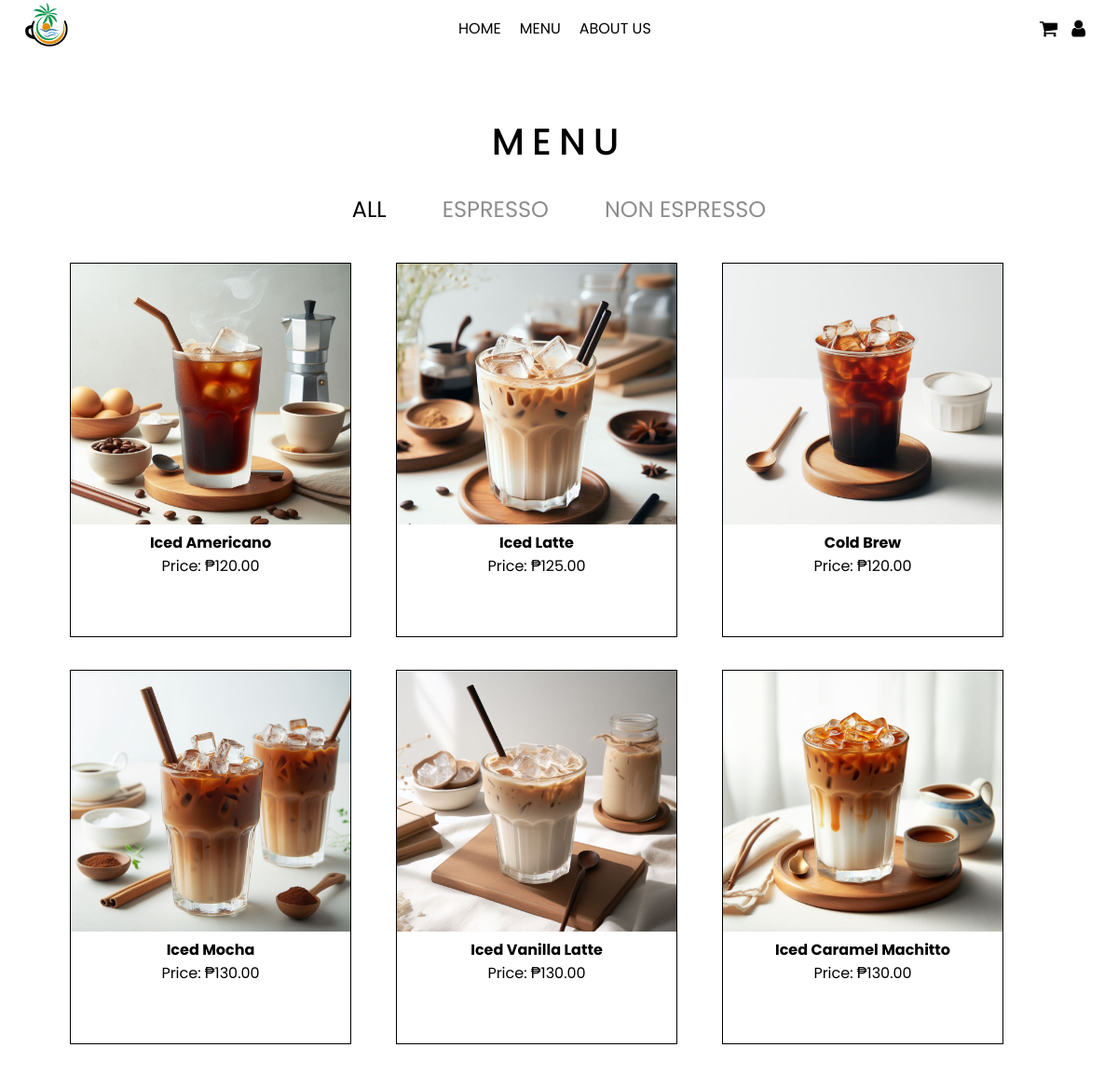
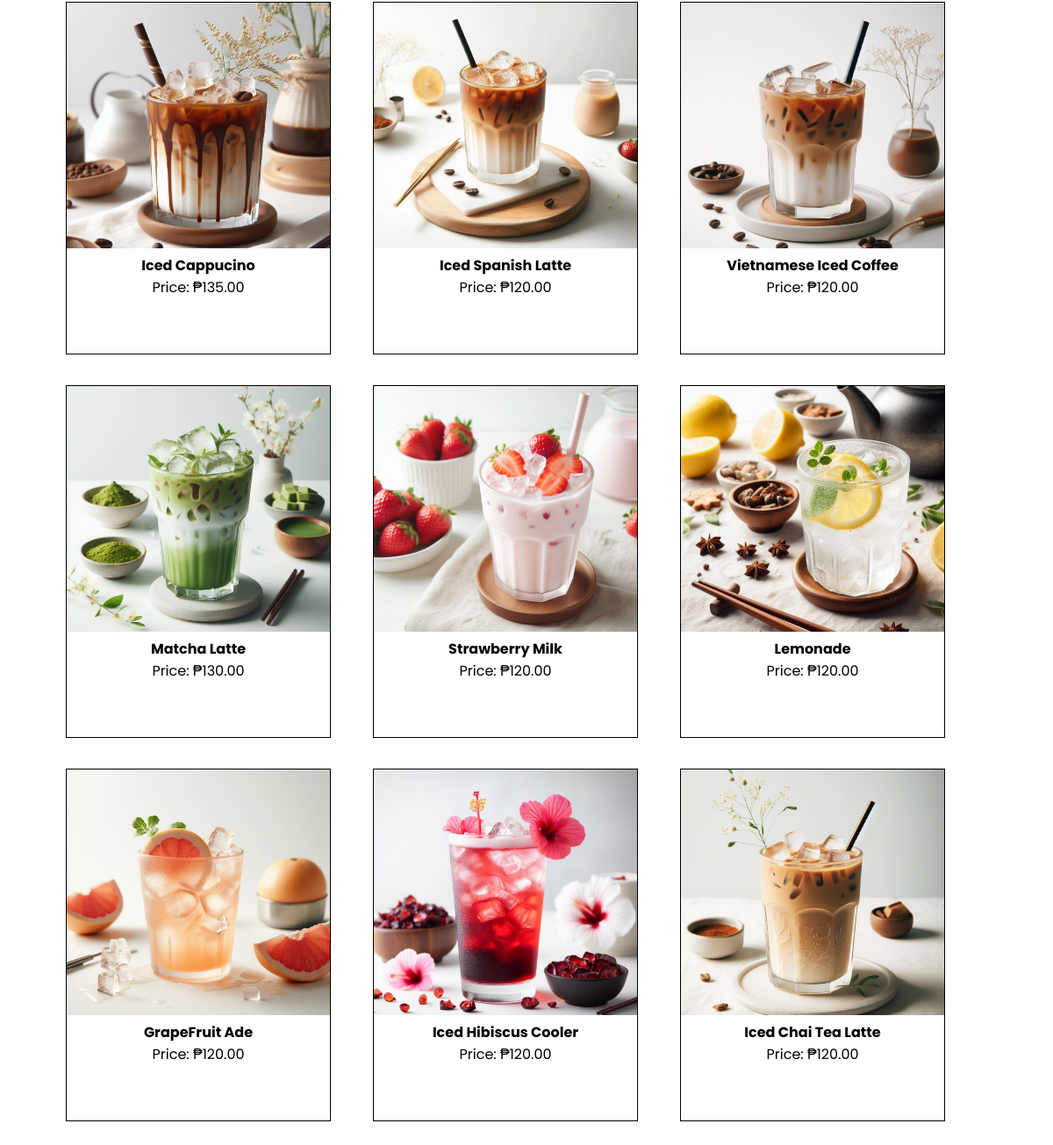
Page /menu.php on the committed database (2 pictures, top to bottom).
### tables this page shows
CREATE TABLE products (
  prodid int unsigned AUTO_INCREMENT NOT NULL PRIMARY KEY,
  prodname varchar(255) NOT NULL,
  price decimal(10, 2) NOT NULL,
  img text NOT NULL,
  category varchar(255) NOT NULL
);

### menu.php (the view, shortened to what this page needs)
<?php
include('dbconnection.php');
$category = isset($_GET['category']) ? $_GET['category'] : "ALL";
if ($category === "ALL") {
    $query = "SELECT * FROM products";
} else {
    $query = "SELECT * FROM products WHERE category = ?";
}
$stmt = mysqli_prepare($conn, $query);
mysqli_stmt_execute($stmt);
$result = mysqli_stmt_get_result($stmt);
?>
<!DOCTYPE html>
<html lang="en">
<head>
</head>
<body>
<section class="menu-header">
    <?php include "header.php"; ?>
</section>
<section class="menu-body">
    <div class="menu-title">
        <h1>MENU</h1>
    </div>
    <div class="category-list">
        <div class="category-button">
            <a href="?category=ALL" class="menu-category <?php if ($category === "ALL") echo "active"; ?>">ALL</a>
            <a href="?category=ESPRESSO" class="menu-category <?php if ($category === "ESPRESSO") echo "active"; ?>">ESPRESSO</a>
            <a href="?category=NON%20ESPRESSO" class="menu-category <?php if ($category === "NON ESPRESSO") echo "active"; ?>">NON ESPRESSO</a>
        </div>
    </div>
    <div class="menu-card">
      <div class="product-row">
      <?php
        foreach ($result as $row) {
            echo '<div class="product-card">';
            echo '<img src="' . $row['img'] .  '" class="product-img">';
            echo '<p class="product-name">' . $row['prodname'] . '</p>';
            echo '<p>Price: ₱' . $row['price'] . '</p>';
            echo '</div>';
        }
        ?>
      </div>
    </div>
</section>
</body>
</html>

### header.php (shortened to what this page needs)
<head>
    <link rel="stylesheet" href="https://cdnjs.cloudflare.com/ajax/libs/font-awesome/4.7.0/css/font-awesome.min.css">
    <link rel="stylesheet" href="style.css">
</head>
<body>
<section class="header">
    <div class="left-nav-bar">
      <a href="index.php"><img src="imgs/logo.png" alt=""></a>
    </div>
    <div class="middle-nav-bar">
      <a href="index.php">HOME</a>
      <a href="menu.php">MENU</a>
      <a href="aboutus.php">ABOUT US</a>
    </div>
    <div class="right-nav-bar">
      <a href=""><i class="fa fa-shopping-cart"></i></a>
      <?php if (isset($_SESSION["username"])) { ?>
        <a href="index.php?logout=1"><i class="fa fa-sign-out"></i></a>
      <?php } else { ?>
            <a href="login.php"><i id="user-icon" class="fa fa-solid fa-user"></i></a>
        <?php } ?>
    </div>
</section>

### style.css (style rules this page uses)
* { margin: 0; padding: 0; font-family: "Poppins", sans-serif; text-decoration: none; }
.header { display: flex; justify-content: space-between; align-items: center; flex-direction: row; height: 7.7vh; position: sticky; background-color: white; }
.left-nav-bar img { width: 50px; height: 50px; object-fit: contain; margin-left: 25px; }
.middle-nav-bar { display: flex; gap: 20px; }
.right-nav-bar { display: flex; flex-direction: row; align-items: center; gap: 15px; margin-right: 20px; }
.right-nav-bar a { font-size: 1.3em; }
.right-nav-bar a, .middle-nav-bar a { color: black; }
.menu-header { position: sticky; top: 0; }
.menu-title { display: flex; align-items: center; justify-content: center; }
.menu-title h1 { font-size: 2.5em; font-weight: 500; margin-top: 60px; margin-bottom: 25px; letter-spacing: 0.2em; }
.category-list { display: flex; align-items: center; justify-content: center; }
.category-button { display: flex; align-items: center; justify-content: center; gap: 60px; margin-bottom: 40px; }
.category-button .menu-category { cursor: pointer; font-size: 1.5em; color: #8d8d8d; }
.category-button .menu-category.active { color: black; }
.menu-card { display: flex; align-items: center; justify-content: center; }
.product-row { display: grid; grid-template-columns: 350px 350px 350px; }
.product-card { width: 300px; margin-bottom: 35px; text-align: center; border: 1px solid black; height: 400px; }
.product-img { width: 100%; height: 280px; object-fit: cover; }
.product-name { font-weight: bold; }

### rows in the picture
products: img (picture), prodname "Iced Americano", price "120.00"
products: img (picture), prodname "Iced Latte", price "125.00"
products: img (picture), prodname "Cold Brew", price "120.00"
products: img (picture), prodname "Iced Mocha", price "130.00"
products: img (picture), prodname "Iced Vanilla Latte", price "130.00"
products: img (picture), prodname "Iced Caramel Machitto", price "130.00"
products: img (picture), prodname "Iced Cappucino", price "135.00"
products: img (picture), prodname "Iced Spanish Latte", price "120.00"
products: img (picture), prodname "Vietnamese Iced Coffee", price "120.00"
products: img (picture), prodname "Matcha Latte", price "130.00"
products: img (picture), prodname "Strawberry Milk", price "120.00"
products: img (picture), prodname "Lemonade", price "120.00"
products: img (picture), prodname "GrapeFruit Ade", price "120.00"
products: img (picture), prodname "Iced Hibiscus Cooler", price "120.00"
products: img (picture), prodname "Iced Chai Tea Latte", price "120.00"
